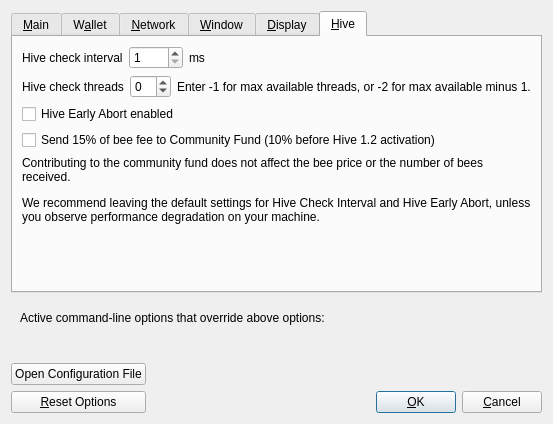
<?xml version="1.0" encoding="UTF-8"?>
<ui version="4.0">
 <class>OptionsDialog</class>
 <widget class="QDialog" name="OptionsDialog">
  <property name="geometry">
   <rect>
    <x>0</x>
    <y>0</y>
    <width>527</width>
    <height>424</height>
   </rect>
  </property>
  <property name="windowTitle">
   <string>Options</string>
  </property>
  <property name="modal">
   <bool>true</bool>
  </property>
  <layout class="QVBoxLayout" name="verticalLayout">
   <item>
    <widget class="QTabWidget" name="tabWidget">
     <property name="currentIndex">
      <number>5</number>
     </property>
     <widget class="QWidget" name="tabMain">
      <attribute name="title">
       <string>&amp;Main</string>
      </attribute>
      <layout class="QVBoxLayout" name="verticalLayout_Main">
       <item>
        <widget class="QCheckBox" name="bitcoinAtStartup">
         <property name="toolTip">
          <string>Automatically start %1 after logging in to the system.</string>
         </property>
         <property name="text">
          <string>&amp;Start %1 on system login</string>
         </property>
        </widget>
       </item>
       <item>
        <layout class="QHBoxLayout" name="horizontalLayout_2_Main">
         <item>
          <widget class="QLabel" name="databaseCacheLabel">
           <property name="text">
            <string>Size of &amp;database cache</string>
           </property>
           <property name="textFormat">
            <enum>Qt::PlainText</enum>
           </property>
           <property name="buddy">
            <cstring>databaseCache</cstring>
           </property>
          </widget>
         </item>
         <item>
          <widget class="QSpinBox" name="databaseCache"/>
         </item>
         <item>
          <widget class="QLabel" name="databaseCacheUnitLabel">
           <property name="text">
            <string>MB</string>
           </property>
           <property name="textFormat">
            <enum>Qt::PlainText</enum>
           </property>
          </widget>
         </item>
         <item>
          <spacer name="horizontalSpacer_2_Main">
           <property name="orientation">
            <enum>Qt::Horizontal</enum>
           </property>
           <property name="sizeHint" stdset="0">
            <size>
             <width>40</width>
             <height>20</height>
            </size>
           </property>
          </spacer>
         </item>
        </layout>
       </item>
       <item>
        <layout class="QHBoxLayout" name="horizontalLayout_3_Main">
         <item>
          <widget class="QLabel" name="threadsScriptVerifLabel">
           <property name="text">
            <string>Number of script &amp;verification threads</string>
           </property>
           <property name="textFormat">
            <enum>Qt::PlainText</enum>
           </property>
           <property name="buddy">
            <cstring>threadsScriptVerif</cstring>
           </property>
          </widget>
         </item>
         <item>
          <widget class="QSpinBox" name="threadsScriptVerif">
           <property name="toolTip">
            <string>(0 = auto, &lt;0 = leave that many cores free)</string>
           </property>
          </widget>
         </item>
         <item>
          <spacer name="horizontalSpacer_3_Main">
           <property name="orientation">
            <enum>Qt::Horizontal</enum>
           </property>
           <property name="sizeHint" stdset="0">
            <size>
             <width>40</width>
             <height>20</height>
            </size>
           </property>
          </spacer>
         </item>
        </layout>
       </item>
       <item>
        <spacer name="verticalSpacer_Main">
         <property name="orientation">
          <enum>Qt::Vertical</enum>
         </property>
         <property name="sizeHint" stdset="0">
          <size>
           <width>20</width>
           <height>40</height>
          </size>
         </property>
        </spacer>
       </item>
      </layout>
     </widget>
     <widget class="QWidget" name="tabWallet">
      <attribute name="title">
       <string>W&amp;allet</string>
      </attribute>
      <layout class="QVBoxLayout" name="verticalLayout_Wallet">
       <item>
        <widget class="QGroupBox" name="groupBox">
         <property name="title">
          <string>Expert</string>
         </property>
         <layout class="QVBoxLayout" name="verticalLayout_2">
          <item>
           <widget class="QCheckBox" name="coinControlFeatures">
            <property name="toolTip">
             <string>Whether to show coin control features or not.</string>
            </property>
            <property name="text">
             <string>Enable coin &amp;control features</string>
            </property>
           </widget>
          </item>
          <item>
           <widget class="QCheckBox" name="spendZeroConfChange">
            <property name="toolTip">
             <string>If you disable the spending of unconfirmed change, the change from a transaction cannot be used until that transaction has at least one confirmation. This also affects how your balance is computed.</string>
            </property>
            <property name="text">
             <string>&amp;Spend unconfirmed change</string>
            </property>
           </widget>
          </item>
         </layout>
        </widget>
       </item>
       <item>
        <spacer name="verticalSpacer_Wallet">
         <property name="orientation">
          <enum>Qt::Vertical</enum>
         </property>
         <property name="sizeHint" stdset="0">
          <size>
           <width>20</width>
           <height>40</height>
          </size>
         </property>
        </spacer>
       </item>
      </layout>
     </widget>
     <widget class="QWidget" name="tabNetwork">
      <attribute name="title">
       <string>&amp;Network</string>
      </attribute>
      <layout class="QVBoxLayout" name="verticalLayout_Network">
       <item>
        <widget class="QCheckBox" name="mapPortUpnp">
         <property name="toolTip">
          <string>Automatically open the Cascoin client port on the router. This only works when your router supports UPnP and it is enabled.</string>
         </property>
         <property name="text">
          <string>Map port using &amp;UPnP</string>
         </property>
        </widget>
       </item>
       <item>
        <widget class="QCheckBox" name="allowIncoming">
         <property name="toolTip">
          <string>Accept connections from outside.</string>
         </property>
         <property name="text">
          <string>Allow incomin&amp;g connections</string>
         </property>
        </widget>
       </item>
       <item>
        <widget class="QCheckBox" name="connectSocks">
         <property name="toolTip">
          <string>Connect to the Cascoin network through a SOCKS5 proxy.</string>
         </property>
         <property name="text">
          <string>&amp;Connect through SOCKS5 proxy (default proxy):</string>
         </property>
        </widget>
       </item>
       <item>
        <layout class="QHBoxLayout" name="horizontalLayout_1_Network">
         <item>
          <widget class="QLabel" name="proxyIpLabel">
           <property name="text">
            <string>Proxy &amp;IP:</string>
           </property>
           <property name="textFormat">
            <enum>Qt::PlainText</enum>
           </property>
           <property name="buddy">
            <cstring>proxyIp</cstring>
           </property>
          </widget>
         </item>
         <item>
          <widget class="QValidatedLineEdit" name="proxyIp">
           <property name="minimumSize">
            <size>
             <width>140</width>
             <height>0</height>
            </size>
           </property>
           <property name="maximumSize">
            <size>
             <width>140</width>
             <height>16777215</height>
            </size>
           </property>
           <property name="toolTip">
            <string>IP address of the proxy (e.g. IPv4: 127.0.0.1 / IPv6: ::1)</string>
           </property>
          </widget>
         </item>
         <item>
          <widget class="QLabel" name="proxyPortLabel">
           <property name="text">
            <string>&amp;Port:</string>
           </property>
           <property name="textFormat">
            <enum>Qt::PlainText</enum>
           </property>
           <property name="buddy">
            <cstring>proxyPort</cstring>
           </property>
          </widget>
         </item>
         <item>
          <widget class="QLineEdit" name="proxyPort">
           <property name="minimumSize">
            <size>
             <width>55</width>
             <height>0</height>
            </size>
           </property>
           <property name="maximumSize">
            <size>
             <width>55</width>
             <height>16777215</height>
            </size>
           </property>
           <property name="toolTip">
            <string>Port of the proxy (e.g. 9050)</string>
           </property>
          </widget>
         </item>
         <item>
          <spacer name="horizontalSpacer_1_Network">
           <property name="orientation">
            <enum>Qt::Horizontal</enum>
           </property>
           <property name="sizeHint" stdset="0">
            <size>
             <width>40</width>
             <height>20</height>
            </size>
           </property>
          </spacer>
         </item>
        </layout>
       </item>
       <item>
        <layout class="QHBoxLayout" name="horizontalLayout_2_Network">
         <item>
          <widget class="QLabel" name="proxyActiveNets">
           <property name="text">
            <string>Used for reaching peers via:</string>
           </property>
           <property name="textFormat">
            <enum>Qt::PlainText</enum>
           </property>
          </widget>
         </item>
         <item>
          <widget class="QCheckBox" name="proxyReachIPv4">
           <property name="enabled">
            <bool>false</bool>
           </property>
           <property name="toolTip">
            <string>Shows if the supplied default SOCKS5 proxy is used to reach peers via this network type.</string>
           </property>
           <property name="text">
            <string/>
           </property>
          </widget>
         </item>
         <item>
          <widget class="QLabel" name="proxyReachIPv4Label">
           <property name="text">
            <string>IPv4</string>
           </property>
           <property name="textFormat">
            <enum>Qt::PlainText</enum>
           </property>
          </widget>
         </item>
         <item>
          <widget class="QCheckBox" name="proxyReachIPv6">
           <property name="enabled">
            <bool>false</bool>
           </property>
           <property name="toolTip">
            <string>Shows if the supplied default SOCKS5 proxy is used to reach peers via this network type.</string>
           </property>
           <property name="text">
            <string/>
           </property>
          </widget>
         </item>
         <item>
          <widget class="QLabel" name="proxyReachIPv6Label">
           <property name="text">
            <string>IPv6</string>
           </property>
           <property name="textFormat">
            <enum>Qt::PlainText</enum>
           </property>
          </widget>
         </item>
         <item>
          <widget class="QCheckBox" name="proxyReachTor">
           <property name="enabled">
            <bool>false</bool>
           </property>
           <property name="toolTip">
            <string>Shows if the supplied default SOCKS5 proxy is used to reach peers via this network type.</string>
           </property>
           <property name="text">
            <string/>
           </property>
          </widget>
         </item>
         <item>
          <widget class="QLabel" name="proxyReachTorLabel">
           <property name="text">
            <string>Tor</string>
           </property>
           <property name="textFormat">
            <enum>Qt::PlainText</enum>
           </property>
          </widget>
         </item>
         <item>
          <spacer name="horizontalSpacer_2_Network">
           <property name="orientation">
            <enum>Qt::Horizontal</enum>
           </property>
           <property name="sizeHint" stdset="0">
            <size>
             <width>40</width>
             <height>20</height>
            </size>
           </property>
          </spacer>
         </item>
        </layout>
       </item>
       <item>
        <widget class="QCheckBox" name="connectSocksTor">
         <property name="toolTip">
          <string>Connect to the Cascoin network through a separate SOCKS5 proxy for Tor hidden services.</string>
         </property>
         <property name="text">
          <string>Use separate SOCKS&amp;5 proxy to reach peers via Tor hidden services:</string>
         </property>
        </widget>
       </item>
       <item>
        <layout class="QHBoxLayout" name="horizontalLayout_3_Network">
         <item>
          <widget class="QLabel" name="proxyIpTorLabel">
           <property name="text">
            <string>Proxy &amp;IP:</string>
           </property>
           <property name="textFormat">
            <enum>Qt::PlainText</enum>
           </property>
           <property name="buddy">
            <cstring>proxyIpTor</cstring>
           </property>
          </widget>
         </item>
         <item>
          <widget class="QValidatedLineEdit" name="proxyIpTor">
           <property name="minimumSize">
            <size>
             <width>140</width>
             <height>0</height>
            </size>
           </property>
           <property name="maximumSize">
            <size>
             <width>140</width>
             <height>16777215</height>
            </size>
           </property>
           <property name="toolTip">
            <string>IP address of the proxy (e.g. IPv4: 127.0.0.1 / IPv6: ::1)</string>
           </property>
          </widget>
         </item>
         <item>
          <widget class="QLabel" name="proxyPortTorLabel">
           <property name="text">
            <string>&amp;Port:</string>
           </property>
           <property name="textFormat">
            <enum>Qt::PlainText</enum>
           </property>
           <property name="buddy">
            <cstring>proxyPortTor</cstring>
           </property>
          </widget>
         </item>
         <item>
          <widget class="QLineEdit" name="proxyPortTor">
           <property name="minimumSize">
            <size>
             <width>55</width>
             <height>0</height>
            </size>
           </property>
           <property name="maximumSize">
            <size>
             <width>55</width>
             <height>16777215</height>
            </size>
           </property>
           <property name="toolTip">
            <string>Port of the proxy (e.g. 9050)</string>
           </property>
          </widget>
         </item>
         <item>
          <spacer name="horizontalSpacer_4_Network">
           <property name="orientation">
            <enum>Qt::Horizontal</enum>
           </property>
           <property name="sizeHint" stdset="0">
            <size>
             <width>40</width>
             <height>20</height>
            </size>
           </property>
          </spacer>
         </item>
        </layout>
       </item>
       <item>
        <spacer name="verticalSpacer_Network">
         <property name="orientation">
          <enum>Qt::Vertical</enum>
         </property>
         <property name="sizeHint" stdset="0">
          <size>
           <width>20</width>
           <height>40</height>
          </size>
         </property>
        </spacer>
       </item>
      </layout>
     </widget>
     <widget class="QWidget" name="tabWindow">
      <attribute name="title">
       <string>&amp;Window</string>
      </attribute>
      <layout class="QVBoxLayout" name="verticalLayout_Window">
       <item>
        <widget class="QCheckBox" name="hideTrayIcon">
         <property name="toolTip">
          <string>Hide the icon from the system tray.</string>
         </property>
         <property name="text">
          <string>&amp;Hide tray icon</string>
         </property>
        </widget>
       </item>
       <item>
        <widget class="QCheckBox" name="minimizeToTray">
         <property name="toolTip">
          <string>Show only a tray icon after minimizing the window.</string>
         </property>
         <property name="text">
          <string>&amp;Minimize to the tray instead of the taskbar</string>
         </property>
        </widget>
       </item>
       <item>
        <widget class="QCheckBox" name="minimizeOnClose">
         <property name="toolTip">
          <string>Minimize instead of exit the application when the window is closed. When this option is enabled, the application will be closed only after selecting Exit in the menu.</string>
         </property>
         <property name="text">
          <string>M&amp;inimize on close</string>
         </property>
        </widget>
       </item>
       <item>
        <spacer name="verticalSpacer_Window">
         <property name="orientation">
          <enum>Qt::Vertical</enum>
         </property>
         <property name="sizeHint" stdset="0">
          <size>
           <width>20</width>
           <height>40</height>
          </size>
         </property>
        </spacer>
       </item>
      </layout>
     </widget>
     <widget class="QWidget" name="tabDisplay">
      <attribute name="title">
       <string>&amp;Display</string>
      </attribute>
      <layout class="QVBoxLayout" name="verticalLayout_Display">
       <item>
        <layout class="QHBoxLayout" name="horizontalLayout_1_Display">
         <item>
          <widget class="QLabel" name="langLabel">
           <property name="text">
            <string>User Interface &amp;language:</string>
           </property>
           <property name="textFormat">
            <enum>Qt::PlainText</enum>
           </property>
           <property name="buddy">
            <cstring>lang</cstring>
           </property>
          </widget>
         </item>
         <item>
          <widget class="QValueComboBox" name="lang">
           <property name="toolTip">
            <string>The user interface language can be set here. This setting will take effect after restarting %1.</string>
           </property>
          </widget>
         </item>
        </layout>
       </item>
       <item>
        <layout class="QHBoxLayout" name="horizontalLayout_2_Display">
         <item>
          <widget class="QLabel" name="unitLabel">
           <property name="text">
            <string>&amp;Unit to show amounts in:</string>
           </property>
           <property name="textFormat">
            <enum>Qt::PlainText</enum>
           </property>
           <property name="buddy">
            <cstring>unit</cstring>
           </property>
          </widget>
         </item>
         <item>
          <widget class="QValueComboBox" name="unit">
           <property name="toolTip">
            <string>Choose the default subdivision unit to show in the interface and when sending coins.</string>
           </property>
          </widget>
         </item>
        </layout>
       </item>
       <item>
        <layout class="QHBoxLayout" name="horizontalLayout_3_Display">
         <item>
          <widget class="QLabel" name="thirdPartyTxUrlsLabel">
           <property name="toolTip">
            <string>Third party URLs (e.g. a block explorer) that appear in the transactions tab as context menu items. %s in the URL is replaced by transaction hash. Multiple URLs are separated by vertical bar |.</string>
           </property>
           <property name="text">
            <string>&amp;Third party transaction URLs</string>
           </property>
           <property name="buddy">
            <cstring>thirdPartyTxUrls</cstring>
           </property>
          </widget>
         </item>
         <item>
          <widget class="QLineEdit" name="thirdPartyTxUrls">
           <property name="toolTip">
            <string>Third party URLs (e.g. a block explorer) that appear in the transactions tab as context menu items. %s in the URL is replaced by transaction hash. Multiple URLs are separated by vertical bar |.</string>
           </property>
          </widget>
         </item>
        </layout>
       </item>
       <item>
        <spacer name="verticalSpacer_Display">
         <property name="orientation">
          <enum>Qt::Vertical</enum>
         </property>
         <property name="sizeHint" stdset="0">
          <size>
           <width>20</width>
           <height>40</height>
          </size>
         </property>
        </spacer>
       </item>
      </layout>
     </widget>
     <widget class="QWidget" name="tabHive">
      <attribute name="title">
       <string>&amp;Hive</string>
      </attribute>
      <layout class="QVBoxLayout" name="verticalLayout_3">
       <item>
        <layout class="QHBoxLayout" name="horizontalLayout_1_Hive">
         <item>
          <widget class="QLabel" name="label">
           <property name="text">
            <string>Hive check interval</string>
           </property>
          </widget>
         </item>
         <item>
          <widget class="QSpinBox" name="hiveCheckDelay">
           <property name="minimum">
            <number>1</number>
           </property>
           <property name="maximum">
            <number>1000</number>
           </property>
          </widget>
         </item>
         <item>
          <widget class="QLabel" name="label_2">
           <property name="text">
            <string>ms</string>
           </property>
          </widget>
         </item>
         <item>
          <spacer name="horizontalSpacer">
           <property name="orientation">
            <enum>Qt::Horizontal</enum>
           </property>
           <property name="sizeHint" stdset="0">
            <size>
             <width>40</width>
             <height>20</height>
            </size>
           </property>
          </spacer>
         </item>
        </layout>
       </item>
       <item>
        <layout class="QHBoxLayout" name="horizontalLayout_1_Hive_2">
         <item>
          <widget class="QLabel" name="label_3">
           <property name="text">
            <string>Hive check threads</string>
           </property>
          </widget>
         </item>
         <item>
          <widget class="QSpinBox" name="hiveCheckThreads">
           <property name="minimum">
            <number>-2</number>
           </property>
          </widget>
         </item>
         <item>
          <widget class="QLabel" name="label_4">
           <property name="text">
            <string>Enter -1 for max available threads, or -2 for max available minus 1.</string>
           </property>
          </widget>
         </item>
         <item>
          <spacer name="horizontalSpacer_3">
           <property name="orientation">
            <enum>Qt::Horizontal</enum>
           </property>
           <property name="sizeHint" stdset="0">
            <size>
             <width>40</width>
             <height>20</height>
            </size>
           </property>
          </spacer>
         </item>
        </layout>
       </item>
       <item>
        <layout class="QHBoxLayout" name="horizontalLayout_1_Hive_3">
         <item>
          <widget class="QCheckBox" name="hiveCheckEarlyOut">
           <property name="text">
            <string>Hive Early Abort enabled</string>
           </property>
          </widget>
         </item>
         <item>
          <spacer name="horizontalSpacer_4">
           <property name="orientation">
            <enum>Qt::Horizontal</enum>
           </property>
           <property name="sizeHint" stdset="0">
            <size>
             <width>40</width>
             <height>20</height>
            </size>
           </property>
          </spacer>
         </item>
        </layout>
       </item>
       <item>
        <layout class="QHBoxLayout" name="horizontalLayout_1_Hive_4">
         <item>
          <widget class="QCheckBox" name="hiveContribCF">
           <property name="text">
            <string>Send 15% of bee fee to Community Fund (10% before Hive 1.2 activation)</string>
           </property>
          </widget>
         </item>
         <item>
          <spacer name="horizontalSpacer_5">
           <property name="orientation">
            <enum>Qt::Horizontal</enum>
           </property>
           <property name="sizeHint" stdset="0">
            <size>
             <width>40</width>
             <height>20</height>
            </size>
           </property>
          </spacer>
         </item>
        </layout>
       </item>
       <item>
        <widget class="QLabel" name="label_5">
         <property name="text">
          <string>&lt;html&gt;&lt;head/&gt;&lt;body&gt;&lt;p&gt;Contributing to the community fund does not affect the bee price or the number of bees received.&lt;/p&gt;&lt;p&gt;We recommend leaving the default settings for Hive Check Interval and Hive Early Abort, unless you observe performance degradation on your machine.&lt;/p&gt;&lt;/body&gt;&lt;/html&gt;</string>
         </property>
         <property name="wordWrap">
          <bool>true</bool>
         </property>
        </widget>
       </item>
       <item>
        <spacer name="verticalSpacer_2">
         <property name="orientation">
          <enum>Qt::Vertical</enum>
         </property>
         <property name="sizeHint" stdset="0">
          <size>
           <width>20</width>
           <height>180</height>
          </size>
         </property>
        </spacer>
       </item>
      </layout>
     </widget>
    </widget>
   </item>
   <item>
    <widget class="QFrame" name="frame">
     <layout class="QVBoxLayout" name="verticalLayout_Bottom">
      <item>
       <layout class="QHBoxLayout" name="horizontalLayout_Bottom">
        <item>
         <widget class="QLabel" name="overriddenByCommandLineInfoLabel">
          <property name="text">
           <string>Active command-line options that override above options:</string>
          </property>
          <property name="textFormat">
           <enum>Qt::PlainText</enum>
          </property>
         </widget>
        </item>
        <item>
         <spacer name="horizontalSpacer_Bottom">
          <property name="orientation">
           <enum>Qt::Horizontal</enum>
          </property>
          <property name="sizeHint" stdset="0">
           <size>
            <width>40</width>
            <height>20</height>
           </size>
          </property>
         </spacer>
        </item>
       </layout>
      </item>
      <item>
       <widget class="QLabel" name="overriddenByCommandLineLabel">
        <property name="text">
         <string/>
        </property>
        <property name="textFormat">
         <enum>Qt::PlainText</enum>
        </property>
        <property name="wordWrap">
         <bool>true</bool>
        </property>
       </widget>
      </item>
     </layout>
    </widget>
   </item>
   <item>
    <layout class="QHBoxLayout" name="horizontalLayout_Buttons">
     <item>
      <layout class="QVBoxLayout" name="verticalLayout_Buttons">
       <item>
        <widget class="QPushButton" name="openBitcoinConfButton">
         <property name="toolTip">
          <string>Open the %1 configuration file from the working directory.</string>
         </property>
         <property name="text">
          <string>Open Configuration File</string>
         </property>
         <property name="autoDefault">
          <bool>false</bool>
         </property>
        </widget>
       </item>
       <item>
        <widget class="QPushButton" name="resetButton">
         <property name="toolTip">
          <string>Reset all client options to default.</string>
         </property>
         <property name="text">
          <string>&amp;Reset Options</string>
         </property>
         <property name="autoDefault">
          <bool>false</bool>
         </property>
        </widget>
       </item>
      </layout>
     </item>
     <item>
      <spacer name="horizontalSpacer_1">
       <property name="orientation">
        <enum>Qt::Horizontal</enum>
       </property>
       <property name="sizeHint" stdset="0">
        <size>
         <width>40</width>
         <height>48</height>
        </size>
       </property>
      </spacer>
     </item>
     <item>
      <widget class="QLabel" name="statusLabel">
       <property name="minimumSize">
        <size>
         <width>200</width>
         <height>0</height>
        </size>
       </property>
       <property name="font">
        <font>
         <weight>75</weight>
         <bold>true</bold>
        </font>
       </property>
       <property name="text">
        <string/>
       </property>
       <property name="textFormat">
        <enum>Qt::PlainText</enum>
       </property>
       <property name="wordWrap">
        <bool>true</bool>
       </property>
      </widget>
     </item>
     <item>
      <spacer name="horizontalSpacer_2">
       <property name="orientation">
        <enum>Qt::Horizontal</enum>
       </property>
       <property name="sizeHint" stdset="0">
        <size>
         <width>40</width>
         <height>48</height>
        </size>
       </property>
      </spacer>
     </item>
     <item>
      <layout class="QVBoxLayout" name="verticalLayout_4">
       <item>
        <spacer name="verticalSpacer">
         <property name="orientation">
          <enum>Qt::Vertical</enum>
         </property>
         <property name="sizeHint" stdset="0">
          <size>
           <width>20</width>
           <height>40</height>
          </size>
         </property>
        </spacer>
       </item>
       <item>
        <layout class="QHBoxLayout" name="horizontalLayout">
         <item>
          <widget class="QPushButton" name="okButton">
           <property name="text">
            <string>&amp;OK</string>
           </property>
           <property name="autoDefault">
            <bool>false</bool>
           </property>
           <property name="default">
            <bool>true</bool>
           </property>
          </widget>
         </item>
         <item>
          <widget class="QPushButton" name="cancelButton">
           <property name="text">
            <string>&amp;Cancel</string>
           </property>
           <property name="autoDefault">
            <bool>false</bool>
           </property>
          </widget>
         </item>
        </layout>
       </item>
      </layout>
     </item>
    </layout>
   </item>
  </layout>
 </widget>
 <customwidgets>
  <customwidget>
   <class>QValidatedLineEdit</class>
   <extends>QLineEdit</extends>
   <header>qt/qvalidatedlineedit.h</header>
  </customwidget>
  <customwidget>
   <class>QValueComboBox</class>
   <extends>QComboBox</extends>
   <header>qt/qvaluecombobox.h</header>
  </customwidget>
 </customwidgets>
 <resources/>
 <connections/>
</ui>
